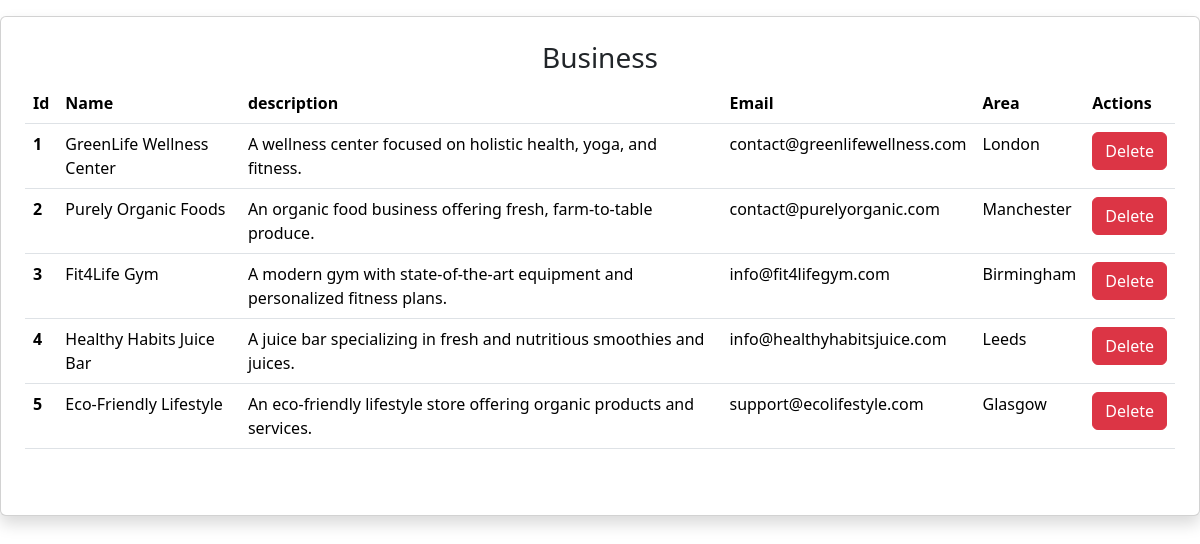
The app's page /super_admin/business-list.php with its own data.
### tables this page shows
CREATE TABLE business(
    business_id INT AUTO_INCREMENT PRIMARY KEY,
    business_name VARCHAR(30) NOT NULL UNIQUE,
    business_email VARCHAR(100) NOT NULL UNIQUE,
    business_password VARCHAR(100) NOT NULL,
    business_description VARCHAR(500) NOT NULL,
    area_id INT,FOREIGN KEY (area_id) REFERENCES area(area_id) ON DELETE SET NULL

);

CREATE TABLE area (
    area_id INT AUTO_INCREMENT PRIMARY KEY,
    area_name VARCHAR(30) NOT NULL UNIQUE
);

### super_admin/business-list.php (the view, shortened to what this page needs)
<?php
include("../db.php");
$business_query = "SELECT b.business_id,b.business_name,b.business_description,b.business_email,a.area_name FROM business b JOIN area a ON b.area_id = a.area_id";
$business_list = mysqli_query($conn,$business_query);
?>
<div class="d-flex justify-content-center align-items-center mt-3">
<div class="w-100 card shadow p-4" style="height: 500px;">
<h3 class="text-center">Business</h3>
        <div class="table-responsive" style="height: 100%; overflow-y: auto;">
        <table class="table">
            <thead>
                <tr>
                    <th scope="col">Id</th>
                    <th scope="col">Name</th>
                    <th scope="col">description</th>
                    <th scope="col">Email</th>
                    <th scope="col">Area</th>
                    <th scope="col">Actions</th>
                </tr>
            </thead>
            <tbody>
                <?php while ($business_row = mysqli_fetch_assoc($business_list)) { ?>
                    <tr>
                        <th scope="row"><?php echo htmlspecialchars($business_row['business_id']); ?></th>
                        <td><?php echo htmlspecialchars($business_row["business_name"]); ?></td>
                        <td><?php echo htmlspecialchars($business_row["business_description"]); ?></td>
                        <td><?php echo htmlspecialchars($business_row["business_email"]); ?></td>
                        <td><?php echo htmlspecialchars($business_row["area_name"]); ?></td>
                        <td>
                                <a href="#" class="btn btn-danger delete-btn" data-url="remove-business.php?business_id=<?php echo $business_row['business_id']; ?>">Delete</a>
                        </td>
                    </tr>
                <?php } ?>
            </tbody>
        </table>
        </div>
    </div>
</div>

### db.php (shortened to what this page needs)
<!DOCTYPE html>
<html lang="en">
<head>
    <link href="https://cdn.jsdelivr.net/npm/bootstrap@5.3.3/dist/css/bootstrap.min.css" rel="stylesheet">
</head>
<body>
</body>
</html>

### records on screen
business: business_id "1", business_name "GreenLife Wellness Center", business_description "A wellness center focused on holistic health, yoga, and fitness.", business_email "contact@greenlifewellness.com", area.area_name "London"
business: business_id "2", business_name "Purely Organic Foods", business_description "An organic food business offering fresh, farm-to-table produce.", business_email "contact@purelyorganic.com", area.area_name "Manchester"
business: business_id "3", business_name "Fit4Life Gym", business_description "A modern gym with state-of-the-art equipment and personalized fitness plans.", business_email "info@fit4lifegym.com", area.area_name "Birmingham"
business: business_id "4", business_name "Healthy Habits Juice Bar", business_description "A juice bar specializing in fresh and nutritious smoothies and juices.", business_email "info@healthyhabitsjuice.com", area.area_name "Leeds"
business: business_id "5", business_name "Eco-Friendly Lifestyle", business_description "An eco-friendly lifestyle store offering organic products and services.", business_email "support@ecolifestyle.com", area.area_name "Glasgow"
